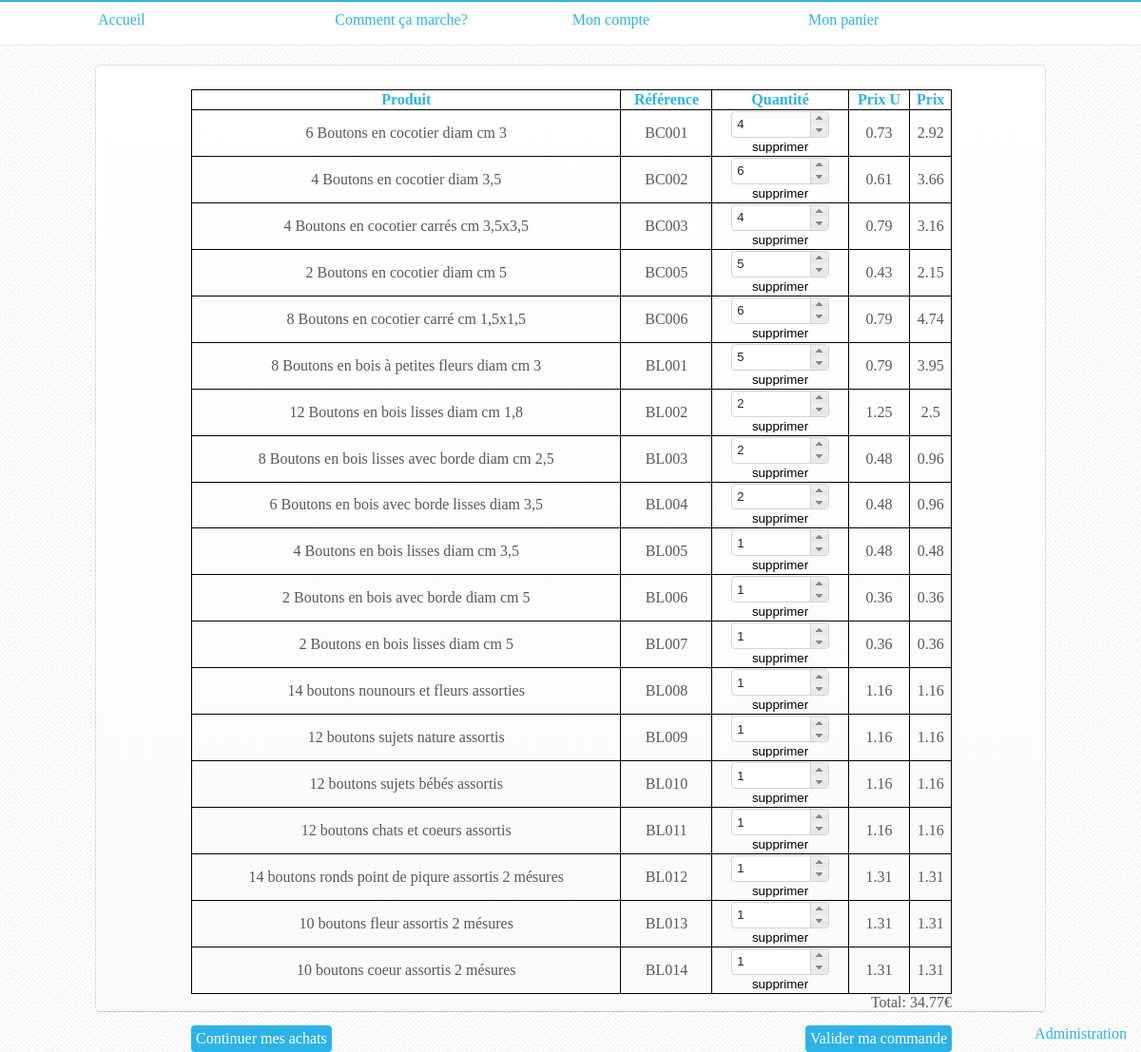
The page /basket.html (signed in) on the database as committed earlier.
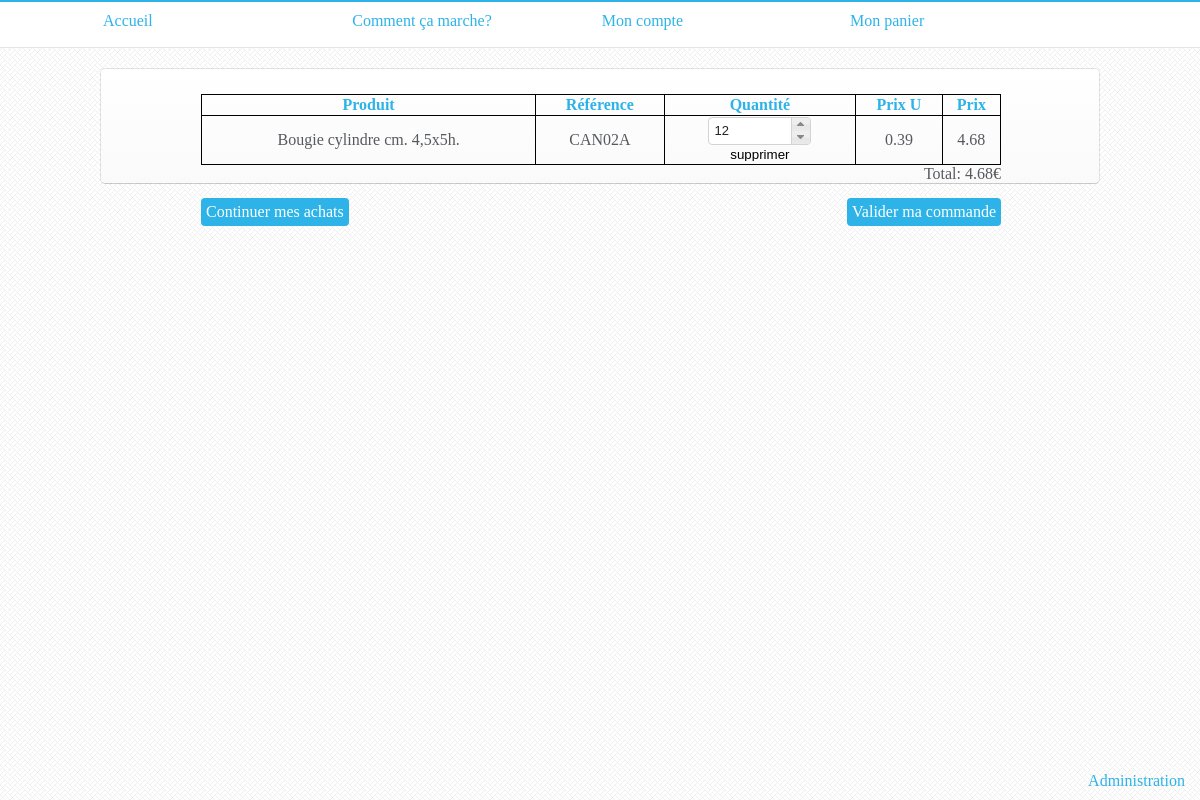
The same page on the database as committed later.
### tables this page shows
CREATE TABLE IF NOT EXISTS `panier` (
  `id` int(11) NOT NULL AUTO_INCREMENT,
  `idUser` int(11) NOT NULL,
  `idProduit` int(11) NOT NULL,
  `idSociete` int(11) NOT NULL,
  `qteProduit` int(11) NOT NULL,
  PRIMARY KEY (`id`)
);

CREATE TABLE IF NOT EXISTS `produit` (
  `idProduit` int(11) NOT NULL AUTO_INCREMENT,
  `idSociete` int(11) NOT NULL,
  `idCategorie` varchar(25) NOT NULL,
  `prixProduit` decimal(10,2) NOT NULL,
  `minQte` int(11) NOT NULL,
  `quantiteProduit` int(11) NOT NULL DEFAULT '9999',
  `imgProduit` varchar(250) NOT NULL DEFAULT '1393110376_Picture.png',
  `libelleProduit` varchar(250) NOT NULL,
  `codeProduit` varchar(50) NOT NULL,
  `barCodeProduit` varchar(50) NOT NULL,
  PRIMARY KEY (`idProduit`)
);

### modeles/basket.php (called while the page is built, shortened)
<?php
    function getBasket($auth){
        $getBasket = $auth->prepare('SELECT * FROM panier PAN INNER JOIN produit PROD ON PAN.idProduit = PROD.idProduit WHERE PAN.idUser = :id');
        $getBasket->bindValue(":id", $_SESSION['id'], PDO::PARAM_INT);
        $getBasket->execute();
        $i = 0;
        while($donnees = $getBasket->fetch()){
            $basket[$i]['idProduit'] = $donnees['idProduit'];
            $basket[$i]['idSociete'] = $donnees['idSociete'];
            $basket[$i]['qteProduit'] = $donnees['qteProduit'];
            $basket[$i]['libelleProduit'] = $donnees['libelleProduit'];
            $basket[$i]['codeProduit'] = $donnees['codeProduit'];
            $basket[$i]['prixProduit'] = $donnees['prixProduit'];
            $basket[$i]['minQte'] = $donnees['minQte'];
            $basket[$i]['quantiteProduit'] = $donnees['quantiteProduit'];
            $i++;
        }
        if(isset($basket)){
            return $basket;
        }
    }
?>

### vues/basket.php (the view, shortened to what this page needs)
<div class="menuAccordion" style="padding: 0px; margin-top: 20px;color: #56595E;">
<div class="width1000">
    <?php $prixPanier = 0; ?>
    <table id="basketTable">
        <tr>
            <th>Produit</th>
            <th>Référence</th>
            <th>Quantité</th>
            <th>Prix U</th>
            <th>Prix</th>
        </tr>
        <?php
        if (isset($basket)) {
            foreach ($basket as $produit) {
                ?>
                <tr>
                    <td><?php echo $produit['libelleProduit']; ?></td>
                    <td><?php echo $produit['codeProduit']; ?></td>
                    <td>
                        <form method="post" action="basket.html">
                            <input name="qteProduit" style="font-size: 13px; width: 70px;" class="qteProd" id="spinner_<?php echo $produit['codeProduit']; ?>" value="<?php echo $produit['qteProduit']; ?>"/>
                        </form>
                        <form class="deleteProduit" action="basket.html" method="post">
                            <input type="submit" style="cursor: pointer;margin: 0;padding: 0;line-height: 100%;border: 0;background: transparent;" value="supprimer"/>
                        </form>
                    </td>
                    <td class="prixU"><?php echo $produit['prixProduit']; ?></td>
                    <td class="prix"><?php
                        $prixTot = $produit['prixProduit'] * $produit['qteProduit'];
                        $prixPanier += $prixTot;
                        echo $prixTot;
                        ?></td>
                </tr>
                <?php
            }
        }
        ?>
    </table>
    <div class="width800">
        <div class="right">Total: <span id="cartPrice"><?php echo $prixPanier; ?></span>€</div>
        <a href="javascript:history.go(-1)" class="classButton left">Continuer mes achats</a>
        <?php if(isset($basket)){ ?><a href="OrderProcess.html" class="classButton right">Valider ma commande</a><?php } ?>
    </div>
</div>
</div>

### index.php (shortened to what this page needs)
<?php
$page = preg_replace('#\.\./#', '', $_GET['page']);
if(isset($page) && !empty($page) && is_file('vues/' . $page . '.php')) {
	include('global.php');
}
else {
	include('includes/config.php');
	include('global.php');
}
?>

### global.php
<?php
	if($page != "test"){
    if( (strstr($_SERVER['HTTP_ACCEPT'], "html") == TRUE))
		include('header.php');
	if(isset($page) && !empty($page) && is_file('vues/' . $page . '.php')) {
		include ('controleurs/' . $_GET['page'] . '.php');
	}
	else{
		include ('controleurs/404.php');
	}
	if( (strstr($_SERVER['HTTP_ACCEPT'], "html") == TRUE))
		include('bottom.php');
	}
?>

### header.php (shortened to what this page needs)
<!DOCTYPE html>
<html>
    <head>
        <link rel="stylesheet" media="screen" type="text/css" title="Design" href="<?php echo ROOTPATH; ?>/design.css" />
        <link rel="stylesheet" href="//code.jquery.com/ui/1.10.4/themes/smoothness/jquery-ui.css">
        <link href="//netdna.bootstrapcdn.com/font-awesome/4.0.3/css/font-awesome.css" rel="stylesheet">
    </head>
    <body>
            <?php if (empty($_SESSION['id'])) {
                if ($_GET['page'] != "connexion" && $_GET['page'] != "recover") {
                    include("./controleurs/connexion.php");
                    ?>
                <?php
                }
            } else {
                if ($_GET['page'] != "admin" && $_GET['page'] != "societeadm" && $_GET['page'] != "import") {
                    ?>
                    <div style="height: 45px;background-color: white;border-top: 2px solid #2db3e8;border-bottom-color: rgba(0,0,0,0.2);border-bottom: 1px solid rgba(0,0,0,0.1);">
                        <div style="width: 1000px; margin: auto;">
                            <table style="width: 750px; margin: auto; float: left;padding-top: 7px;">
                                <tr>
                                    <td style="width: 250px;"><a href="<?php echo ROOTPATH; ?>/index.html">Accueil</a></td>
                                    <td style="width: 250px;"><a href="<?php echo ROOTPATH; ?>/HowtoUse.html">Comment ça marche?</a></td>
                                    <td style="width: 250px;"><a href="<?php echo ROOTPATH; ?>/mySpace.html">Mon compte</a></td>
                                </tr>
                            </table>
                        </div>
                    </div>
                    <div id="content" style="width: 1000px;margin: auto;">
    <?php }
} ?>

### controleurs/basket.php (shortened to what this page needs)
<?php
require_once('./modeles/basket.php');
$basket = getBasket($auth);
if ((strstr($_SERVER['HTTP_ACCEPT'], "html") == TRUE)) {
require_once('./vues/basket.php');
}
?>

### bottom.php (shortened to what this page needs)
<?php
if (!empty($_SESSION['id'])) {
    if($_GET['page'] != "admin" && $_GET['page'] != "societeadm" && $_GET['page'] != "import"){?>
        <div style="width: 1000px; margin: auto;">
        <div style="width: 250px; margin-left: 750px;">
            <div style="position: absolute; top: 12px;"><div id="miniCart" class="miniCart"><a href="<?php echo ROOTPATH; ?>/basket.html">Mon panier</a></div></div>
        </div>
        </div>
        <?php
    }
}?>
</div>
<?php
    if(isset($_SESSION['adm'])){
        if($_SESSION['adm'] == 1) {?>
           <a href="admin.html" style="position: fixed; bottom: 10px; right: 15px;">Administration</a>
           <?php
        }
    }
?>
</body>
</html>

### design.css (style rules this page uses)
html { background-image: url('img/cream_pixels.png'); }
body { margin: 0px; }
a { text-decoration: none; color: #2db3e8; }
.width1000 { width: 1000px; margin: auto; }
.width800 { width: 800px; margin: auto; }
.right { float: right; }
.left { float: left; }
.menuAccordion { background: linear-gradient(to bottom, #FFFFFF, #FAFAFA); padding: 20px; border-radius: 5px; background-clip: padding-box; box-shadow: inset 0px 1px 0 rgba(255,255,255,1); border: 1px solid; border-color: rgba(0,0,0,0.1); border-bottom-color: rgba(0,0,0,0.2); }
#basketTable { width: 800px; margin: auto; margin-top: 25px; border: 1px solid black; border-collapse: collapse; text-align: center; }
#basketTable th,#basketTable td { border: 1px solid black; }
#basketTable th { color: #2db3e8; }
.classButton { cursor: pointer; color: #fff; border-radius: 4px; padding: 5px; background-color: #2db3e8; text-decoration: none; border: none; margin-top: 15px; }
.miniCart { text-align: center; }

Rows that differ between the two databases and show on the page:
removed panier: idProduit.libelleProduit "6 Boutons en cocotier diam cm 3", idProduit.codeProduit "BC001", qteProduit "4", idProduit.prixProduit "0.73", prixTot "2.92"
removed panier: idProduit.libelleProduit "4 Boutons en cocotier diam 3,5", idProduit.codeProduit "BC002", qteProduit "6", idProduit.prixProduit "0.61", prixTot "3.66"
removed panier: idProduit.libelleProduit "4 Boutons en cocotier carrés cm 3,5x3,5", idProduit.codeProduit "BC003", qteProduit "4", idProduit.prixProduit "0.79", prixTot "3.16"
removed panier: idProduit.libelleProduit "2 Boutons en cocotier diam cm 5", idProduit.codeProduit "BC005", qteProduit "5", idProduit.prixProduit "0.43", prixTot "2.15"
removed panier: idProduit.libelleProduit "8 Boutons en cocotier carré cm 1,5x1,5", idProduit.codeProduit "BC006", qteProduit "6", idProduit.prixProduit "0.79", prixTot "4.74"
removed panier: idProduit.libelleProduit "8 Boutons en bois à petites fleurs diam cm 3", idProduit.codeProduit "BL001", qteProduit "5", idProduit.prixProduit "0.79", prixTot "3.95"
removed panier: idProduit.libelleProduit "12 Boutons en bois lisses diam cm 1,8", idProduit.codeProduit "BL002", qteProduit "2", idProduit.prixProduit "1.25", prixTot "2.5"
removed panier: idProduit.libelleProduit "8 Boutons en bois lisses avec borde diam cm 2,5", idProduit.codeProduit "BL003", qteProduit "2", idProduit.prixProduit "0.48", prixTot "0.96"
removed panier: idProduit.libelleProduit "6 Boutons en bois avec borde lisses diam 3,5", idProduit.codeProduit "BL004", qteProduit "2", idProduit.prixProduit "0.48", prixTot "0.96"
removed panier: idProduit.libelleProduit "4 Boutons en bois lisses diam cm 3,5", idProduit.codeProduit "BL005", qteProduit "1", idProduit.prixProduit "0.48"
removed panier: idProduit.libelleProduit "2 Boutons en bois avec borde diam cm 5", idProduit.codeProduit "BL006", qteProduit "1", idProduit.prixProduit "0.36"
removed panier: idProduit.libelleProduit "2 Boutons en bois lisses diam cm 5", idProduit.codeProduit "BL007", qteProduit "1", idProduit.prixProduit "0.36"
removed panier: idProduit.libelleProduit "14 boutons nounours et fleurs assorties", idProduit.codeProduit "BL008", qteProduit "1", idProduit.prixProduit "1.16"
removed panier: idProduit.libelleProduit "12 boutons sujets nature assortis", idProduit.codeProduit "BL009", qteProduit "1", idProduit.prixProduit "1.16"
removed panier: idProduit.libelleProduit "12 boutons sujets bébés assortis", idProduit.codeProduit "BL010", qteProduit "1", idProduit.prixProduit "1.16"
removed panier: idProduit.libelleProduit "12 boutons chats et coeurs assortis", idProduit.codeProduit "BL011", qteProduit "1", idProduit.prixProduit "1.16"
removed panier: idProduit.libelleProduit "14 boutons ronds point de piqure assortis 2 mésures", idProduit.codeProduit "BL012", qteProduit "1", idProduit.prixProduit "1.31"
removed panier: idProduit.libelleProduit "10 boutons fleur assortis 2 mésures", idProduit.codeProduit "BL013", qteProduit "1", idProduit.prixProduit "1.31"
removed panier: idProduit.libelleProduit "10 boutons coeur assortis 2 mésures", idProduit.codeProduit "BL014", qteProduit "1", idProduit.prixProduit "1.31"
added panier: idProduit.libelleProduit "Bougie cylindre cm. 4,5x5h.", idProduit.codeProduit "CAN02A", qteProduit "12", idProduit.prixProduit "0.39", prixTot "4.68"
Other text that changed with them:
$prixPanier: "34.77" → "4.68"
